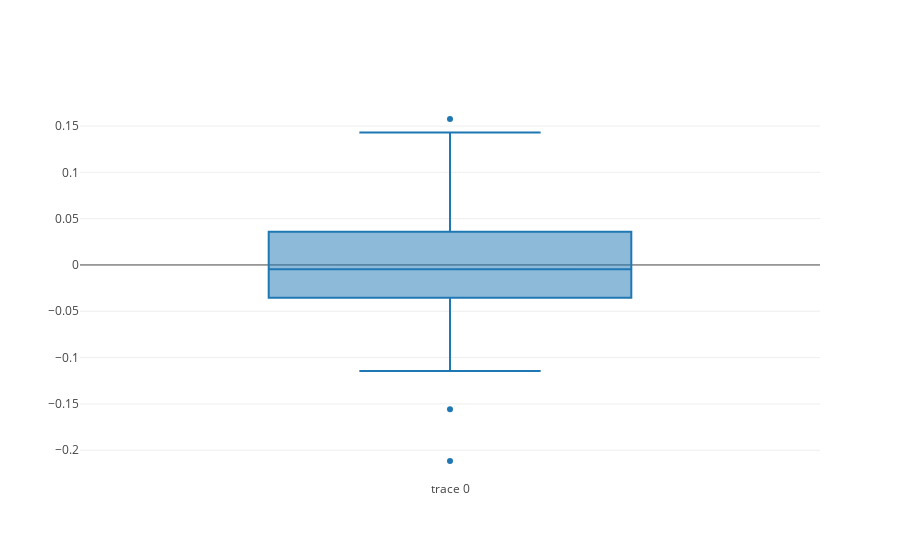

Notebook code for this chart:
### Code cell
trace0 = go.Box(
    y = (regr.predict(X_test) - Y_test)
)

data = [trace0]

plot.iplot(data)
